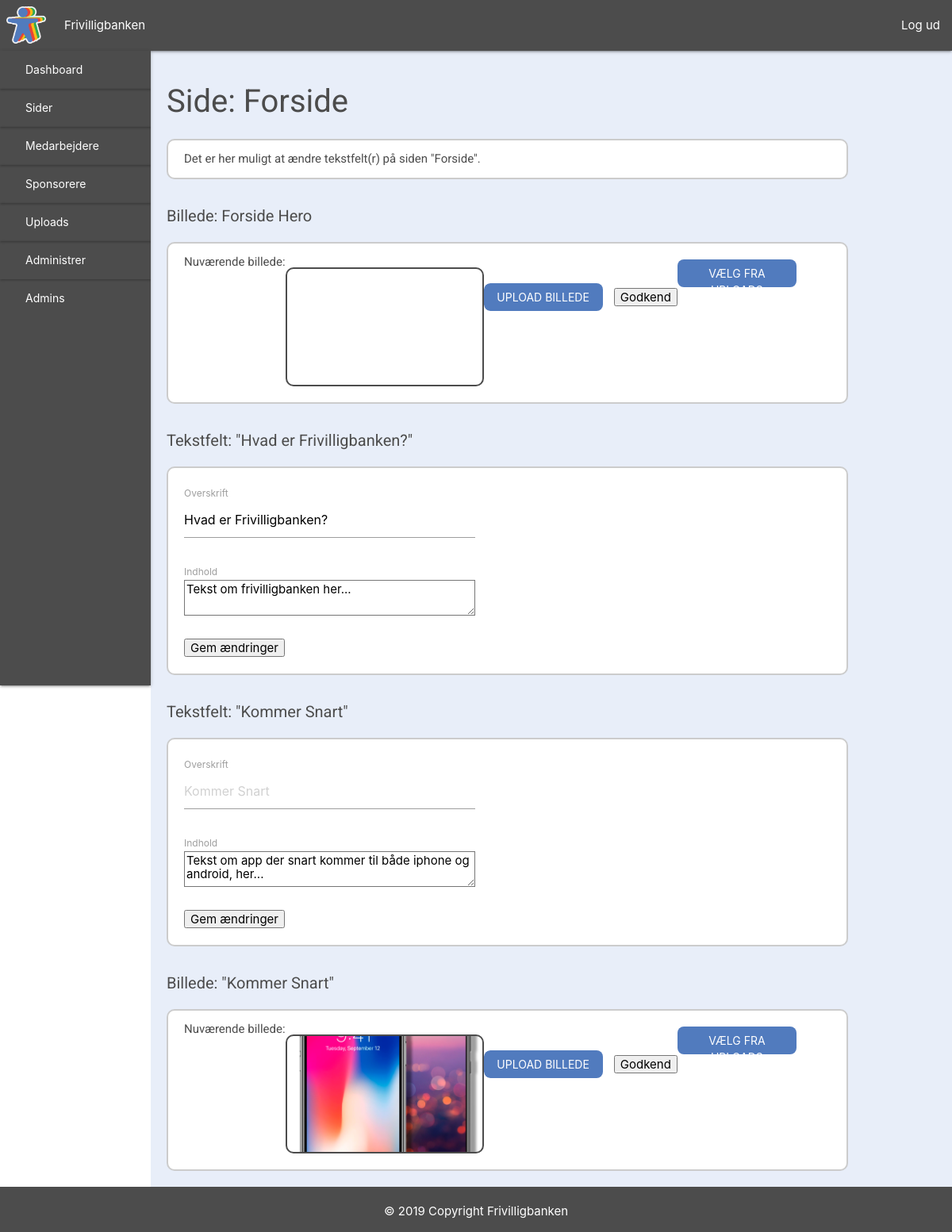
The app's page /side&forside (signed in) with its own data.
### tables this page shows
CREATE TABLE imagefield (
    ImageID INT NOT NULL AUTO_INCREMENT PRIMARY KEY,
    Page VARCHAR(255),
    FieldName VARCHAR(255),
    Image VARCHAR(255)
);

CREATE TABLE textfield (
    TextFieldID INT NOT NULL AUTO_INCREMENT PRIMARY KEY,
    Page VARCHAR(255),
    FieldName VARCHAR(255),
    FieldContent VARCHAR(5000)
);

### view/backend/page_frontpage.php (the view, shortened to what this page needs)
<?php
require_once("view/backend/includes/header.php");
$dbCon = dbCon($user, $pass);
$query = $dbCon->prepare("SELECT * FROM `textField` WHERE TextFieldID = 1");
$query->execute();
$getfronttext1 = $query->fetch();
$dbCon = dbCon($user, $pass);
$query = $dbCon->prepare("SELECT * FROM `textField` WHERE TextFieldID = 2");
$query->execute();
$getfronttext2 = $query->fetch();
$dbCon = dbCon($user, $pass);
$query = $dbCon->prepare("SELECT * FROM `imageField` WHERE ImageID = 1");
$query->execute();
$getfrontimage1 = $query->fetch();
$dbCon = dbCon($user, $pass);
$query = $dbCon->prepare("SELECT * FROM `imageField` WHERE ImageID = 2");
$query->execute();
$getfrontimage2 = $query->fetch();
?>
    <div id="dashboard">
        <?php require_once ("view/backend/includes/sidenav.php")?>
        <div id="dashboard-content">
            <h1>Side: Forside</h1>
            <div id="dashboard-section1">
                <p>
                    Det er her muligt at ændre tekstfelt(r) på siden "Forside".
                </p>
            </div>
            <h2>Billede: Forside Hero</h2>
            <div id="dashboard-section1">
                <p>
                Nuværende billede:
                <div id="current-image" style="background-image: url('<?php echo $getfrontimage1['Image'] ?>')"></div>
                </p>
                <form enctype="multipart/form-data" method="POST" action="">
                    <div class="upload-btn-wrapper">
                        <div id="imgUpload">Upload billede</div>
                        <div id="upload-file-name"></div>
                    </div>
                    <input id="upload" type="submit" Value="Godkend" name="uploadHero">
                </form>
                <div id="imgUpload" onclick="showImages()">Vælg fra Uploads</div>
            </div>
            <h2>Tekstfelt: "<?php echo $getfronttext1['FieldName'] ?>"</h2>
            <div id="dashboard-section1">
                <p>
                <form method="POST" action="">
                    <label>Overskrift</label>
                    <input type="text" name="front-headline1" value="<?php echo $getfronttext1['FieldName'] ?>">
                    <br><br>
                    <label>Indhold</label>
                    <textarea name="front-text1" id="" cols="30" rows="10"><?php echo $getfronttext1['FieldContent'] ?></textarea>
                    <br><br>
                    <input type="submit" name="updateFrontText1" value="Gem ændringer">
                </form>
                </p>
            </div>
            <h2>Tekstfelt: "<?php echo $getfronttext2['FieldName'] ?>"</h2>
            <div id="dashboard-section1">
                <p>
                <form method="POST" action="">
                    <label>Overskrift</label>
                    <input type="text" name="front-headline2" placeholder="<?php echo $getfronttext2['FieldName'] ?>">
                    <br><br>
                    <label>Indhold</label>
                    <textarea name="front-text2" id="" cols="30" rows="10"><?php echo $getfronttext2['FieldContent'] ?></textarea>
                    <br><br>
                    <input type="submit" value="Gem ændringer">
                </form>
                </p>
            </div>
            <h2>Billede: "<?php echo $getfronttext2['FieldName'] ?>"</h2>
            <div id="dashboard-section1">
                <p>
                    Nuværende billede:
                <div id="current-image" style="background-image: url('<?php echo $getfrontimage2['Image'] ?>')"></div>
                </p>
                <form enctype="multipart/form-data" method="POST" action="">
                    <div class="upload-btn-wrapper">
                        <div id="imgUpload">Upload billede</div>
                        <div id="upload-file-name2"></div>
                    </div>
                    <input id="upload" type="submit" Value="Godkend" name="uploadAppPic">
                </form>
                <div id="imgUpload" onclick="showImages2()">Vælg fra Uploads</div>
            </div>
        </div>
    </div>
<?php require_once("view/backend/includes/footer.php"); ?>

### view/backend/css/header.style.css (style rules this page uses)
h1, h2, h3, h4, p { color: #4C4C4C; font-family: 'Roboto', sans-serif; }

### view/backend/css/index.style.css (style rules this page uses)
#dashboard { display: flex; }
#dashboard-content { height: 100%; width: 90%; background-color: #E8EEF9; margin: 64px 0 0 190px; }
#dashboard-content h1 { font-size: 40px; margin-left: 20px; }
#dashboard-content h2 { font-size: 20px; margin-left: 20px; }
#dashboard-section1 { width: 85%; background-color: white; margin: 20px; padding: 20px; border-radius: 10px; border: 2px solid rgba(0,0,0,0.2); display: flex; flex-wrap: wrap; }
#dashboard-section1 p { margin: -8px 0; }
#current-image { height: 150px; width: 250px; background-size: cover; background-repeat: no-repeat; background-position: center; border: 2px solid #4C4C4C; border-radius: 10px; margin-top: 10px; }
.upload-btn-wrapper { margin: 30px 0 5px 0; position: relative; overflow: hidden; display: inline-flex; border-radius: 8px; text-align: left; }
#imgUpload { width: 150px; height: 35px; color: white; background-color: #517BBE; padding: 7px; text-align: center; border-radius: 8px; font-size: 14px; text-transform: uppercase; cursor: pointer; }
#upload-file-name, #upload-file-name2 { font-size: 14px; padding: 8px 5px; }

### records on screen
textfield: FieldName "Hvad er Frivilligbanken?", front-headline1 "Hvad er Frivilligbanken?", front-text1 "Tekst om frivilligbanken her..."
textfield: FieldName "Kommer Snart", front-headline2 "Kommer Snart", front-text2 "Tekst om app der snart kommer til både iphone og android, her..."
imagefield: Image (picture)
